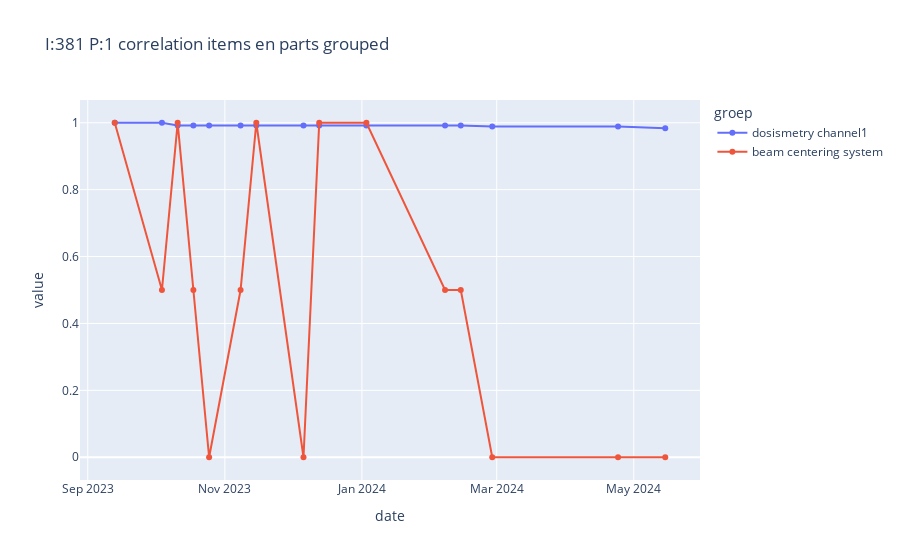

Notebook code for this chart:
### Code cell
new = df_381[df_381["Correlation"] > 0.5]
fig = px.line(plotting[plotting["Part&item"].isin(new["Item 2"])]
, x="date", y="value" ,color="groep", line_group="Part&item",
              title="I:381 P:1 correlation items en parts grouped", 
              hover_data="Part&item", markers=True)


fig.show()

### Figure 1 — Plotly figure (JSON) as saved in the notebook; plotly's stock layout.template omitted (floating-point values rounded to 4 significant figures)
{"data": [{"customdata": [["I:44 P:141"], ["I:44 P:141"], ["I:44 P:141"], ["I:44 P:141"], ["I:44 P:141"], ["I:44 P:141"], ["I:44 P:141"], ["I:44 P:141"], ["I:44 P:141"], ["I:44 P:141"], ["I:44 P:141"], ["I:44 P:141"], ["I:44 P:141"], ["I:44 P:141"], ["I:44 P:141"]], "hovertemplate": "groep=dosismetry channel1<br>Part&item=%{customdata[0]}<br>date=%{x}<br>value=%{y}<extra></extra>", "legendgroup": "dosismetry channel1", "line": {"color": "#636efa", "dash": "solid"}, "marker": {"symbol": "circle"}, "mode": "lines+markers", "name": "dosismetry channel1", "orientation": "v", "showlegend": true, "type": "scatter", "x": ["2023-09-13", "2023-10-04", "2023-10-11", "2023-10-18", "2023-10-25", "2023-11-08", "2023-11-15", "2023-12-06", "2023-12-13", "2024-01-03", "2024-02-07", "2024-02-14", "2024-02-28", "2024-04-24", "2024-05-15"], "xaxis": "x", "y": [1.0, 1.0, 0.9918, 0.9918, 0.9918, 0.9918, 0.9918, 0.9918, 0.9918, 0.9918, 0.9918, 0.9918, 0.9885, 0.9885, 0.9836], "yaxis": "y"}, {"customdata": [["I:128 P:45"], ["I:128 P:45"], ["I:128 P:45"], ["I:128 P:45"], ["I:128 P:45"], ["I:128 P:45"], ["I:128 P:45"], ["I:128 P:45"], ["I:128 P:45"], ["I:128 P:45"], ["I:128 P:45"], ["I:128 P:45"], ["I:128 P:45"], ["I:128 P:45"], ["I:128 P:45"]], "hovertemplate": "groep=beam centering system<br>Part&item=%{customdata[0]}<br>date=%{x}<br>value=%{y}<extra></extra>", "legendgroup": "beam centering system", "line": {"color": "#EF553B", "dash": "solid"}, "marker": {"symbol": "circle"}, "mode": "lines+markers", "name": "beam centering system", "orientation": "v", "showlegend": true, "type": "scatter", "x": ["2023-09-13", "2023-10-04", "2023-10-11", "2023-10-18", "2023-10-25", "2023-11-08", "2023-11-15", "2023-12-06", "2023-12-13", "2024-01-03", "2024-02-07", "2024-02-14", "2024-02-28", "2024-04-24", "2024-05-15"], "xaxis": "x", "y": [1.0, 0.5, 0.9998, 0.5, 3.052e-05, 0.5, 1.0, 3.052e-05, 1.0, 0.9998, 0.5, 0.5, 0.0, 1.526e-05, 0.0001221], "yaxis": "y"}], "layout": {"legend": {"title": {"text": "groep"}, "tracegroupgap": 0}, "title": {"text": "I:381 P:1 correlation items en parts grouped"}, "xaxis": {"anchor": "y", "domain": [0, 1], "title": {"text": "date"}}, "yaxis": {"anchor": "x", "domain": [0, 1], "title": {"text": "value"}}}}
